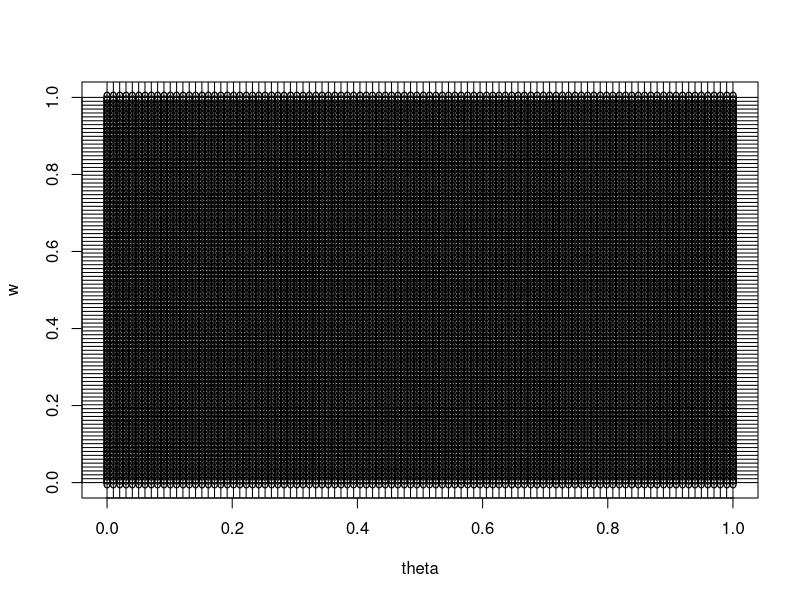

Recreate this plot in R. (Note: this script raises an error after producing the figure.)
# Chapter 9 
# Grid approximation 
# Bivariate parameter vector
graphics.off()

f = function( theta,w, k, Data, Aw = 1, Bw = 1)
{
  a = w*(k-2)+1
  b = (1-w)*(k-2) + 1
  dbinom(x = sum(Data),size = length(Data), prob = theta)*dbeta(theta, a,b)*dbeta(w,Aw,Bw)
}

# Make vectors for possible theta and w parameter values

theta = seq(0,1, length =100)
w =theta

# Explain the grid approximation
windows()
plot(w ~ theta, type = "n")
abline(v = theta, h = w)

# make f(theta, w) values we will call "z" values
z = outer(theta,w, f, k=100,Data=rep(c(1,0),c(6,4) ))
z = z/sum(z)

zr = round(z,2)
# add the z to the grid
n = length(w)
for(j in 1:n)
{
for(i in 1:n)
{
text(theta[i], w[j],zr[i,j] )
}
}
# persp plot
windows()
persp(theta,w,zr)

# cotour plot
windows()
contour(theta,w,zr)


################################### 2 coins -  from the same mint ####

Data = matrix(c(rep(c(1,0), c(4,6)), rep(c(1,0), c(6,4))), nr = 10,nc=2, byrow =FALSE)
colnames(Data) = c("coin1", "coin2")
Data
g = function(theta1,theta2,w, k, Data, Aw = 1, Bw = 1)
{
  a = w*(k-2)+1
  b = (1-w)*(k-2) + 1
  dbinom(x = sum(Data[,1]),size = length(Data[,1]), prob = theta1)*
    dbinom(x = sum(Data[,2]),size = length(Data[,2]), prob = theta2)*
    dbeta(theta1, a,b)*dbeta(theta2,a,b)*dbeta(w,Aw,Bw)
}


